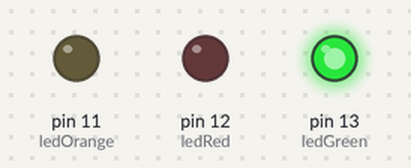
Bench run of a sketch on a simulated Arduino Uno, built with avr-gcc and run on an emulated ATmega328P. On the bench: output pins drawn as LEDs (lit = HIGH).

Above: at 0.1 s.
At 60.1 s:
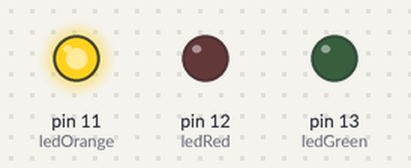
At 65.1 s:
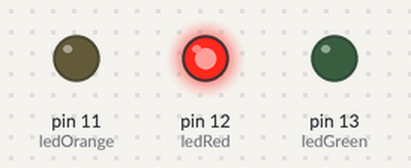
Timing chart, 0 to 96.5 s (numbered marks = the images above):
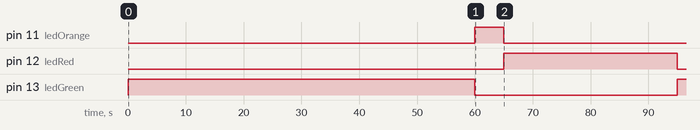

Measured:
- by itself, pin 11 (ledOrange): LOW → HIGH at 60.0 s, → LOW 5.0 s later
- by itself, pin 12 (ledRed): LOW → HIGH at 65.0 s, → LOW 30.0 s later
- by itself, pin 13 (ledGreen): LOW → HIGH at 0.00 s, → LOW 60.0 s later, → HIGH 35.0 s later

The sketch:

FEUXDESIGNALISATION.ino
```cpp
const int ledGreen = 13; // Pin pour la LED verte
const int ledOrange = 11; // Pin pour la LED orange
const int ledRed = 12; // Pin pour la LED rouge
void setup() {
  // put your setup code here, to run once:
 pinMode(ledGreen, OUTPUT);
  pinMode(ledOrange, OUTPUT);
  pinMode(ledRed, OUTPUT);
}

void loop() {
  // put your main code here, to run repeatedly:
  digitalWrite(ledGreen, HIGH);  // Allume la LED verte
  delay(60000);                 // Pause de 3 secondes
  digitalWrite(ledGreen, LOW);   // Éteint la LED verte

  digitalWrite(ledOrange, HIGH); // Allume la LED orange
  delay(5000);                 // Pause de 3 secondes
  digitalWrite(ledOrange, LOW);  // Éteint la LED orange

  digitalWrite(ledRed, HIGH);  // Allume la LED rouge
  delay(30000);                 // Pause de 3 secondes
  digitalWrite(ledRed, LOW);   // Éteint la LED rouge

}
```
